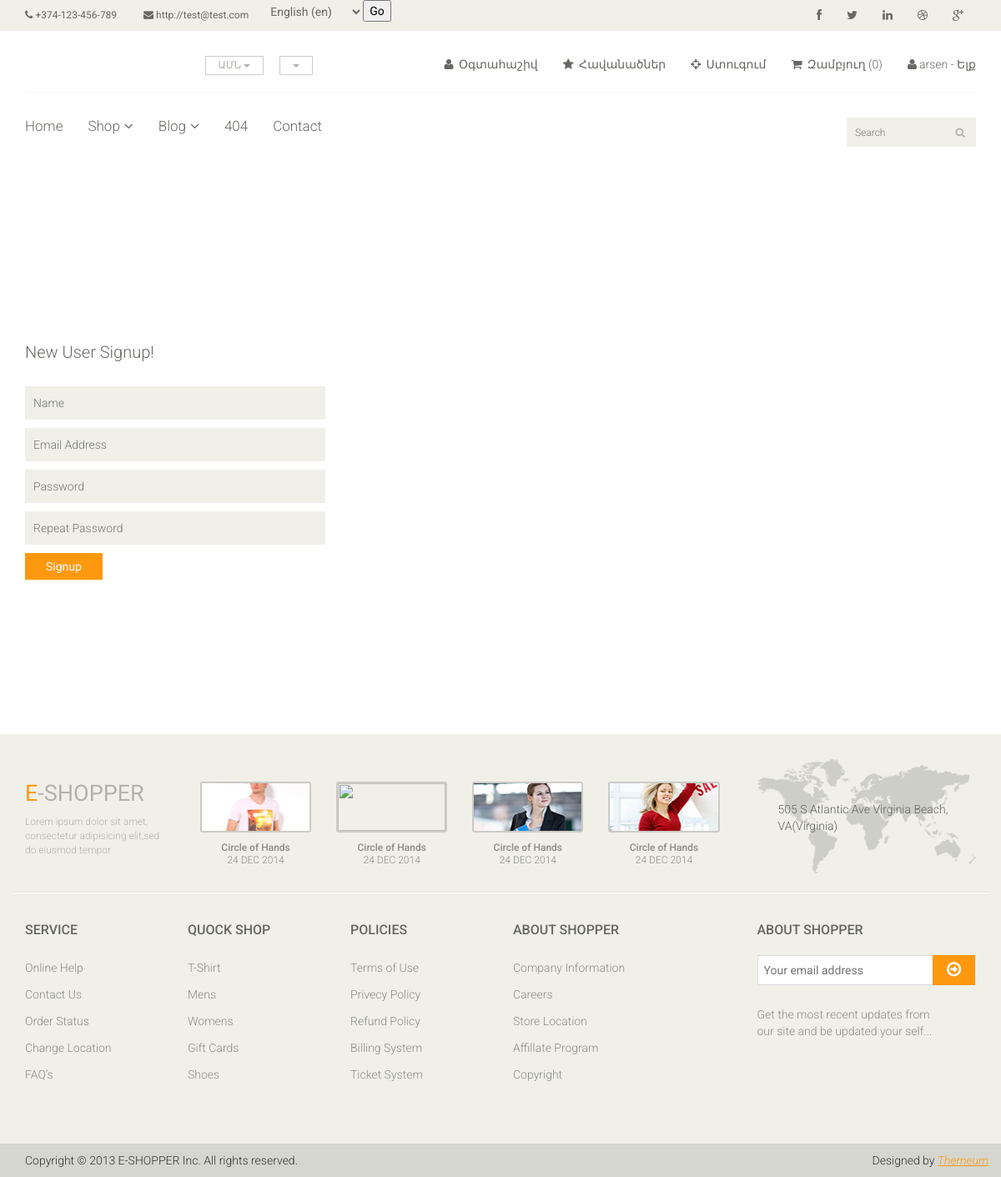
The page /register/ (signed in) on the database its author committed.
### main/models.py (models this page shows, shortened)
class HeaderInfo(models.Model):
    name = models.CharField('Site name', max_length=50)
    phone = models.CharField('Phone number', max_length=50)
    email = models.URLField('Email adress', null=True)
    img = models.ImageField('Logo', upload_to='images')
    facebook = models.URLField('Facebook link', blank=True)
    twitter = models.URLField('Twitter link', blank=True)
    linkedin = models.URLField('Linkedin link', blank=True)
    dribbble = models.URLField('Dribbble link', blank=True)
    google_plus = models.URLField('Google-plus link', blank=True)
    country1 = models.CharField('Country 1', max_length=50, blank=True)
    country2 = models.CharField('Country 2', max_length=50, blank=True)
    country3 = models.CharField('Country 3', max_length=50, blank=True)
    curency1 = models.CharField('Curency 1', max_length=50, blank=True)
    curency2 = models.CharField('Curency 2', max_length=50, blank=True)
    curency3 = models.CharField('Curency 3', max_length=50, blank=True)
    account = models.CharField('Account', max_length=50)
    wishlist = models.CharField('wishlist', max_length=50)
    checkout = models.CharField('checkout', max_length=50)
    cart = models.CharField('cart', max_length=50)
    login = models.CharField('login', max_length=50)
    logout = models.CharField('logout', max_length=50)
    signup = models.CharField('signup', max_length=50)
    class Meta:
        verbose_name = 'HeaderInfo'
        verbose_name_plural = 'HeaderInfo'

### main/views.py (the view, shortened to what this page needs)
# urls.py: path('register/', views.register_request, name='register'),
def register_request(request):
	headerinfo = HeaderInfo.objects.all()[0]
	form = NewUserForm()
	return render(request=request, template_name="main/register.html", context={
		"register_form":form,
		'headerinfo':headerinfo,
		'act':'register_request'
	})

### main/forms.py (shortened to what this page needs)
class NewUserForm(UserCreationForm):
	email = forms.EmailField(required=True)
	class Meta:
		model = User
		fields = ("username", "email", "password1", "password2")

### main/templates/main/register.html (shortened to what this page needs)
{% extends 'main/base.html' %}
{% block body %}
	<section id="form">
		<div class="container">
			<div class="row">
				<div class="col-sm-4">
					<div class="signup-form">
						<h2>New User Signup!</h2>
						<form method="post">
							<input type="text" placeholder="Name" name="username"/>
							<input type="email" placeholder="Email Address" name="email"/>
							<input type="password" placeholder="Password" name="password1"/>
							<input type="password" placeholder="Repeat Password" name="password2"/>
							<button type="submit" class="btn btn-default">Signup</button>
						</form>
					</div>
				</div>
			</div>
		</div>
	</section>
{% endblock %}

### main/templates/main/base.html (shortened to what this page needs)
{% load i18n %}
{% load static %}
<!DOCTYPE html>
<html lang="en">
<head>
    <link href="{% static 'css/bootstrap.min.css' %}" rel="stylesheet">
    <link href="{% static 'css/font-awesome.min.css' %}" rel="stylesheet">
    <link href="{% static 'css/prettyPhoto.css' %}" rel="stylesheet">
    <link href="{% static 'css/price-range.css' %}" rel="stylesheet">
    <link href="{% static 'css/animate.css' %}" rel="stylesheet">
	<link href="{% static 'css/main.css' %}" rel="stylesheet">
	<link href="{% static 'css/responsive.css' %}" rel="stylesheet">
</head>
<body>
	<header id="header">
		<div class="header_top">
			<div class="container">
				<div class="row">
					<div class="col-sm-6">
						<div class="contactinfo">
							<ul class="nav nav-pills">
								<li><a href="#"><i class="fa fa-phone"></i> {{ headerinfo.phone }}</a></li>
								<li><a href="#"><i class="fa fa-envelope"></i> {{ headerinfo.email }}</a></li>
								<li>
									<li>
										<form action="{% url 'set_language' %}" method="post">{% csrf_token %}
										<select name="language">
											{% get_current_language as LANGUAGE_CODE %}
											{% get_available_languages as LANGUAGES %}
											{% get_language_info_list for LANGUAGES as languages %}{% for language in languages %}
										<option value="{{ language.code }}"{% if language.code == LANGUAGE_CODE %}
										selected{% endif %}>
											{{ language.name_local }} ({{ language.code }})
										</option>
											{% endfor %}
										</select>
									</li>
									<input type="submit" value="Go">
								</li>
							</ul>
						</div>
					</div>
					<div class="col-sm-6">
						<div class="social-icons pull-right">
							<ul class="nav navbar-nav">
								<li><a href="{{ headerinfo.facebook }}"><i class="fa fa-facebook"></i></a></li>
								<li><a href="{{ headerinfo.twitter }}"><i class="fa fa-twitter"></i></a></li>
								<li><a href="{{ headerinfo.linkedin }}"><i class="fa fa-linkedin"></i></a></li>
								<li><a href="{{ headerinfo.dribbble }}"><i class="fa fa-dribbble"></i></a></li>
								<li><a href="{{ headerinfo.google_plus }}"><i class="fa fa-google-plus"></i></a></li>
							</ul>
						</div>
					</div>
				</div>
			</div>
		</div>
		<div class="header-middle">
			<div class="container">
				<div class="row">
					<div class="col-sm-4">
						<div class="btn-group pull-right">
							<div class="btn-group">
								<button type="button" class="btn btn-default dropdown-toggle usa" data-toggle="dropdown">
									{{ headerinfo.country1 }}
									<span class="caret"></span>
								</button>
							</div>
							<div class="btn-group">
								<button type="button" class="btn btn-default dropdown-toggle usa" data-toggle="dropdown">
									<span class="caret"></span>
								</button>
							</div>
						</div>
					</div>
					<div class="col-sm-8">
						<div class="shop-menu pull-right">
							<ul class="nav navbar-nav">
								<li><a href="#"><i class="fa fa-user"></i> {{ headerinfo.account }}</a></li>
								<li><a href="#"><i class="fa fa-star"></i> {{ headerinfo.wishlist }}</a></li>
								<li><a href="{% url 'checkout' %}"><i class="fa fa-crosshairs"></i> {{ headerinfo.checkout }}</a></li>
								<li><a href="{% url 'cart' %}"><i class="fa fa-shopping-cart"></i> {{ headerinfo.cart }} ({{ cart_list | length }})</a></li>
                                {% if user.is_authenticated %}
								    <li><a href="{% url 'logout' %}"><i class="fa fa-user"></i>{{ user.username }} - {{ headerinfo.logout }}</a></li>
                                {% else %}
                                    <li><a href="{% url 'login' %}"><i class="fa fa-lock"></i> {{ headerinfo.login }}</a></li>
	    							<li><a href="{% url 'register' %}"><i class="fa fa-lock"></i>{{ headerinfo.signup }}</a></li>
                                {% endif %}
							</ul>
						</div>
					</div>
				</div>
			</div>
		</div>
		<div class="header-bottom">
			<div class="container">
				<div class="row">
					<div class="col-sm-9">
						<div class="mainmenu pull-left">
							<ul class="nav navbar-nav collapse navbar-collapse">
								<li><a href="{% url 'index' %}" class="{% if act == 'index' %}active{% endif %}">Home</a></li>
								<li class="dropdown"><a href="#">Shop<i class="fa fa-angle-down"></i></a>
                                </li>
								<li class="dropdown"><a href="#">Blog<i class="fa fa-angle-down"></i></a>
                                </li>
								<li><a href="{% url '404' %}">404</a></li>
								<li><a href="{% url 'contact-us' %}" class="{% if act == 'contact_us' %}active{% endif %}">Contact</a></li>
							</ul>
						</div>
					</div>
					<div class="col-sm-3">
						<div class="search_box pull-right">
							<input type="text" placeholder="Search"/>
						</div>
					</div>
				</div>
			</div>
		</div>
	</header>
    {% block body %}{% endblock %}
	<footer id="footer">
		<div class="footer-top">
			<div class="container">
				<div class="row">
					<div class="col-sm-2">
						<div class="companyinfo">
							<h2><span>e</span>-shopper</h2>
							<p>Lorem ipsum dolor sit amet, consectetur adipisicing elit,sed do eiusmod tempor</p>
						</div>
					</div>
					<div class="col-sm-7">
						<div class="col-sm-3">
							<div class="video-gallery text-center">
								<a href="#">
									<div class="iframe-img">
										<img src="{% static 'images/home/iframe1.png' %}" alt="" />
									</div>
								</a>
								<p>Circle of Hands</p>
								<h2>24 DEC 2014</h2>
							</div>
						</div>
						<div class="col-sm-3">
							<div class="video-gallery text-center">
								<a href="#">
									<div class="iframe-img">
										<img src="{% static 'images/home/iframe2.' %}" alt="" />
									</div>
								</a>
								<p>Circle of Hands</p>
								<h2>24 DEC 2014</h2>
							</div>
						</div>
						<div class="col-sm-3">
							<div class="video-gallery text-center">
								<a href="#">
									<div class="iframe-img">
										<img src="{% static 'images/home/iframe3.png' %}" alt="" />
									</div>
								</a>
								<p>Circle of Hands</p>
								<h2>24 DEC 2014</h2>
							</div>
						</div>
						<div class="col-sm-3">
							<div class="video-gallery text-center">
								<a href="#">
									<div class="iframe-img">
										<img src="{% static 'images/home/iframe4.png' %}" alt="" />
									</div>
								</a>
								<p>Circle of Hands</p>
								<h2>24 DEC 2014</h2>
							</div>
						</div>
					</div>
					<div class="col-sm-3">
						<div class="address">
							<img src="{% static 'images/home/map.png' %}" alt="" />
							<p>505 S Atlantic Ave Virginia Beach, VA(Virginia)</p>
						</div>
					</div>
				</div>
			</div>
		</div>
		<div class="footer-widget">
			<div class="container">
				<div class="row">
					<div class="col-sm-2">
						<div class="single-widget">
							<h2>Service</h2>
							<ul class="nav nav-pills nav-stacked">
								<li><a href="#">Online Help</a></li>
								<li><a href="#">Contact Us</a></li>
								<li><a href="#">Order Status</a></li>
								<li><a href="#">Change Location</a></li>
								<li><a href="#">FAQ’s</a></li>
							</ul>
						</div>
					</div>
					<div class="col-sm-2">
						<div class="single-widget">
							<h2>Quock Shop</h2>
							<ul class="nav nav-pills nav-stacked">
								<li><a href="#">T-Shirt</a></li>
								<li><a href="#">Mens</a></li>
								<li><a href="#">Womens</a></li>
								<li><a href="#">Gift Cards</a></li>
								<li><a href="#">Shoes</a></li>
							</ul>
						</div>
					</div>
					<div class="col-sm-2">
						<div class="single-widget">
							<h2>Policies</h2>
							<ul class="nav nav-pills nav-stacked">
								<li><a href="#">Terms of Use</a></li>
								<li><a href="#">Privecy Policy</a></li>
								<li><a href="#">Refund Policy</a></li>
								<li><a href="#">Billing System</a></li>
								<li><a href="#">Ticket System</a></li>
							</ul>
						</div>
					</div>
					<div class="col-sm-2">
						<div class="single-widget">
							<h2>About Shopper</h2>
							<ul class="nav nav-pills nav-stacked">
								<li><a href="#">Company Information</a></li>
								<li><a href="#">Careers</a></li>
								<li><a href="#">Store Location</a></li>
								<li><a href="#">Affillate Program</a></li>
								<li><a href="#">Copyright</a></li>
							</ul>
						</div>
					</div>
					<div class="col-sm-3 col-sm-offset-1">
						<div class="single-widget">
							<h2>About Shopper</h2>
							<form action="#" class="searchform">
								<input type="text" placeholder="Your email address" />
								<button type="submit" class="btn btn-default"><i class="fa fa-arrow-circle-o-right"></i></button>
								<p>Get the most recent updates from <br />our site and be updated your self...</p>
							</form>
						</div>
					</div>
				</div>
			</div>
		</div>
		<div class="footer-bottom">
			<div class="container">
				<div class="row">
					<p class="pull-left">Copyright © 2013 E-SHOPPER Inc. All rights reserved.</p>
					<p class="pull-right">Designed by <span><a target="_blank" href="http://www.themeum.com">Themeum</a></span></p>
				</div>
			</div>
		</div>
	</footer>
</body>
</html>

### rows shown on the page
HeaderInfo: phone "+374-123-456-789", email "http://test@test.com", country1 "ԱՄՆ", account "Օգտահաշիվ", wishlist "Հավանածներ", checkout "Ստուգում", cart "Զամբյուղ", logout "Ելք"

### other values the page prints
{{ cart_list | length }} "0"
{{ user.username }} "arsen"
form field language "English (en)"
